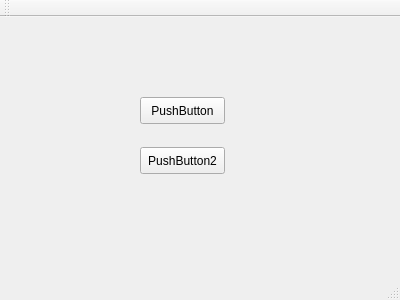
<?xml version="1.0" encoding="UTF-8"?>
<ui version="4.0">
 <class>MainWindow</class>
 <widget class="QMainWindow" name="MainWindow">
  <property name="geometry">
   <rect>
    <x>0</x>
    <y>0</y>
    <width>400</width>
    <height>300</height>
   </rect>
  </property>
  <property name="windowTitle">
   <string>MainWindow</string>
  </property>
  <widget class="QWidget" name="centralWidget">
   <widget class="QPushButton" name="pushButton">
    <property name="geometry">
     <rect>
      <x>140</x>
      <y>80</y>
      <width>85</width>
      <height>27</height>
     </rect>
    </property>
    <property name="text">
     <string>PushButton</string>
    </property>
   </widget>
   <widget class="QPushButton" name="pushButton_2">
    <property name="geometry">
     <rect>
      <x>140</x>
      <y>130</y>
      <width>85</width>
      <height>27</height>
     </rect>
    </property>
    <property name="text">
     <string>PushButton2</string>
    </property>
   </widget>
  </widget>
  <widget class="QMenuBar" name="menuBar">
   <property name="geometry">
    <rect>
     <x>0</x>
     <y>0</y>
     <width>400</width>
     <height>27</height>
    </rect>
   </property>
  </widget>
  <widget class="QToolBar" name="mainToolBar">
   <attribute name="toolBarArea">
    <enum>TopToolBarArea</enum>
   </attribute>
   <attribute name="toolBarBreak">
    <bool>false</bool>
   </attribute>
  </widget>
  <widget class="QStatusBar" name="statusBar"/>
 </widget>
 <layoutdefault spacing="6" margin="11"/>
 <resources/>
 <connections/>
</ui>
